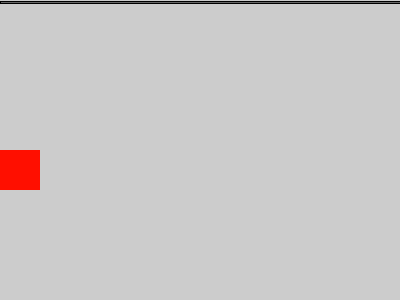
Frame 1 (no input)
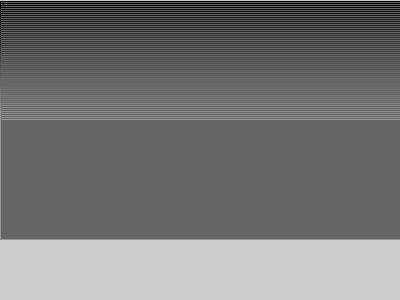
Frame 60 (the mouse pressed at the canvas centre just before this capture)
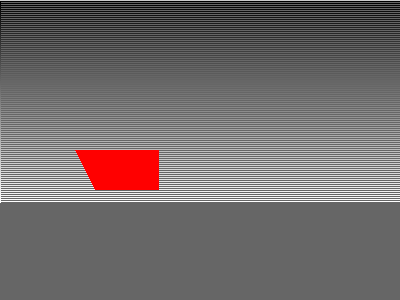
Frame 120 (the mouse held since frame 60 and released just before this capture)

The Processing sketch that drew these frames (run headless with seeded random() and noise(); from frame 60 on, the mouse is pressed at the canvas centre):

// Processing sketch: processing_81372
// ── processing_81372.pde

//HW # 3
//Better late than never...

int var1, var2;

void setup(){
  size(400,300);
  var1 = 0;
  var2 = 1;
  colorMode(HSB, 100, 100, 100);
}

void draw(){
  noStroke();
  fill(var2+=.5, 100,100);
  rect(var1++, 150, 40,40);
  if(var1 >= width){
    var1=0;
  }

  fill(40);
  stroke(var2/2);
  rect(0, var2++, 400, var2++);
if(var2 >= height){
  var2 = 0;
 }
}
